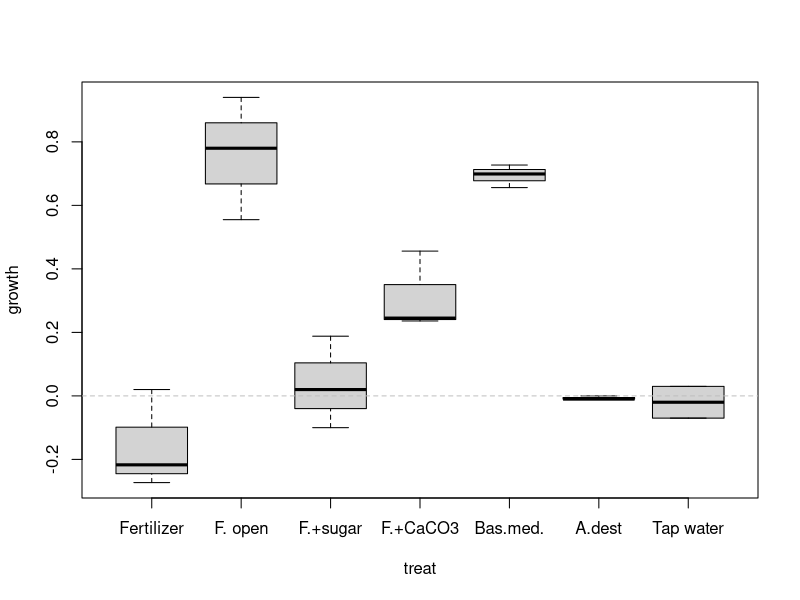
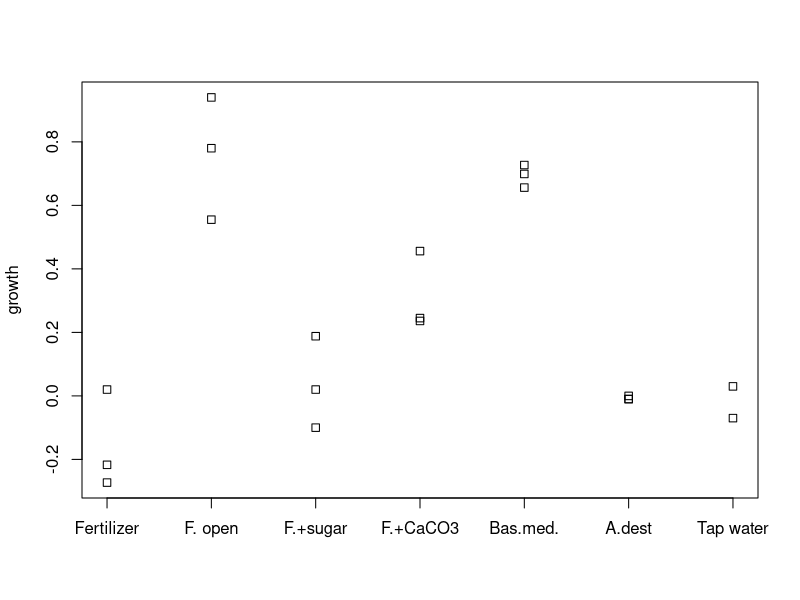
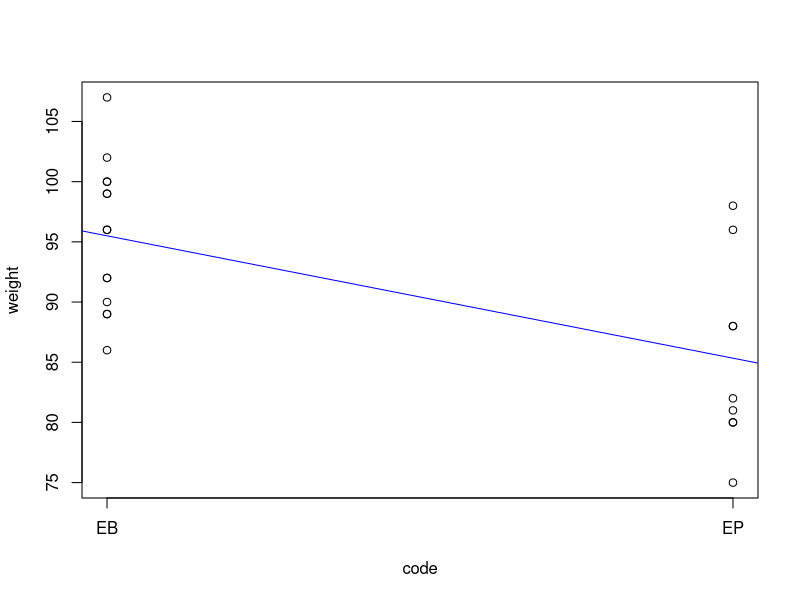
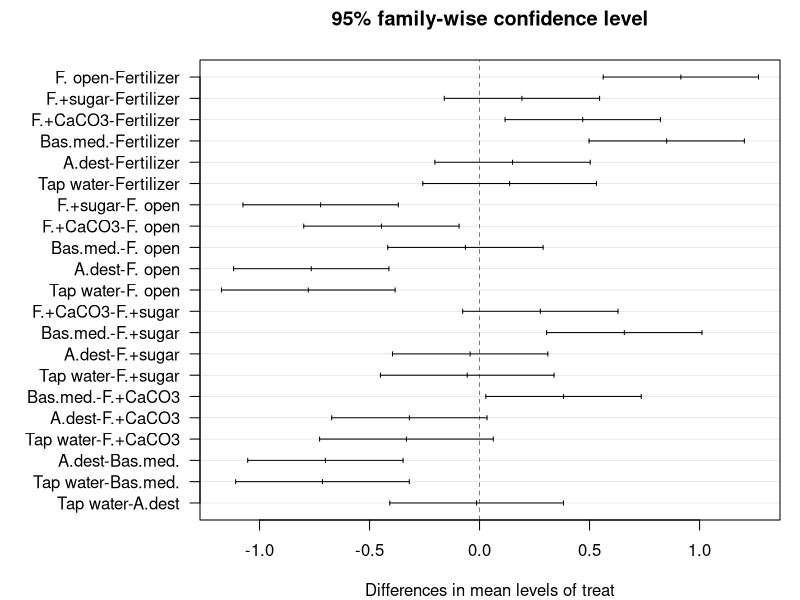
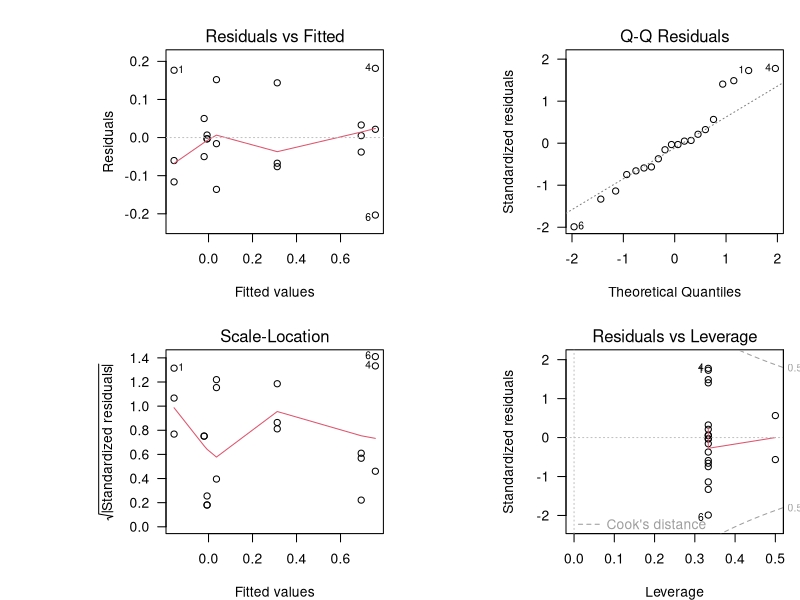
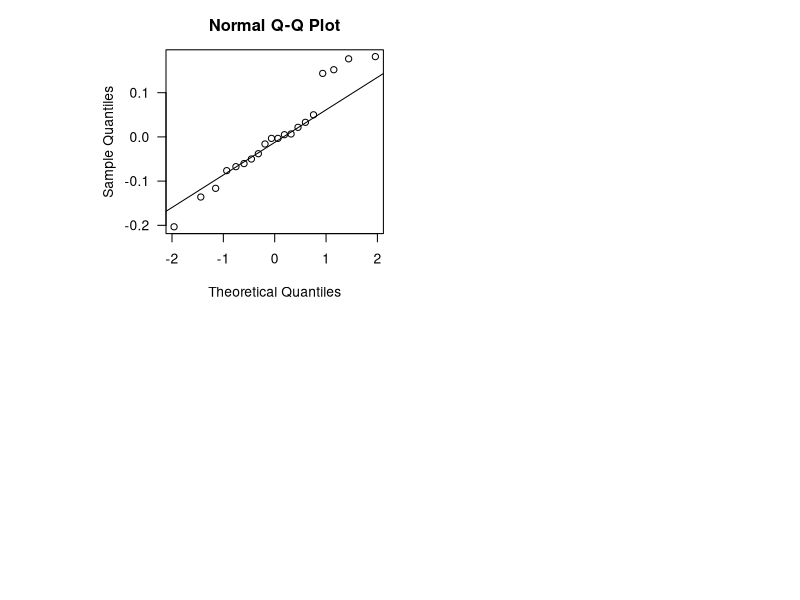
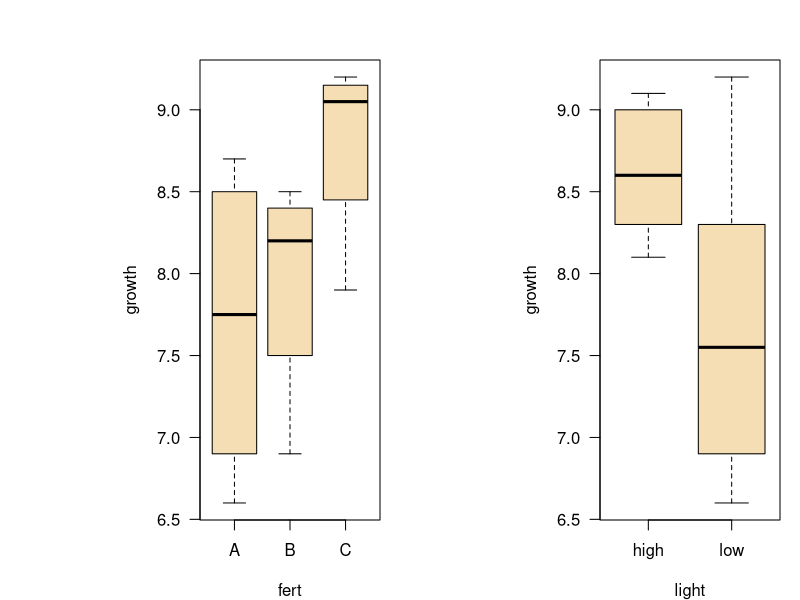
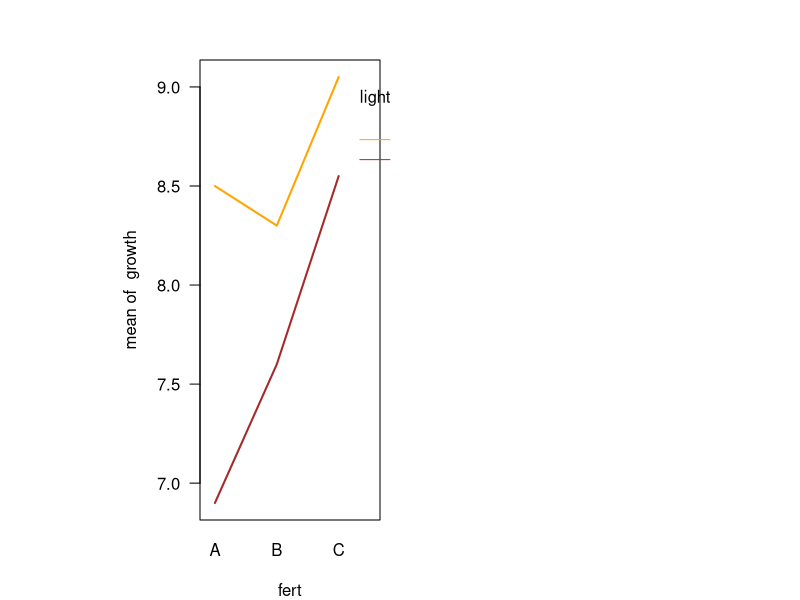

These charts were generated, in order, by the following R code:
## ---- chunk 1
knitr::opts_chunk$set(echo = FALSE)
library("dplyr")
library("tidyr")
library("kableExtra")
library("car")
mypar <- list(las=1, cex.lab=1.4, cex.axis=1.4, lwd=2)
## ---- chunk 2
algae <- data.frame(
  treat  = factor(c("Fertilizer", "Fertilizer", "Fertilizer", 
             "F. open", "F. open", "F. open", 
             "F.+sugar", "F.+sugar", "F.+sugar", 
             "F.+CaCO3", "F.+CaCO3", "F.+CaCO3", 
             "Bas.med.", "Bas.med.", "Bas.med.", 
             "A.dest", "A.dest", "A.dest", 
             "Tap water", "Tap water"),
             levels=c("Fertilizer", "F. open", "F.+sugar", 
                    "F.+CaCO3", "Bas.med.", "A.dest", "Tap water")),
  rep   = c(1, 2, 3, 1, 2, 3, 1, 2, 3, 1, 2, 3, 1, 2, 3, 1, 2, 3, 1, 2), 
  growth = c(0.02, -0.217, -0.273, 0.94, 0.78, 0.555, 0.188, -0.1, 0.02, 
             0.245, 0.236, 0.456, 0.699, 0.727, 0.656, -0.01, 0, -0.01, 0.03, -0.07)
)

xalgae <- 
  algae |> 
  pivot_wider(id_cols = treat, names_from = rep, values_from = growth, names_prefix = "replicate ")
## ---- chunk 3
#| label: tbl-algae-growth
#| tbl-cap: "Wachstum von Tag 2 bis Tag 6 (relative Einheiten)"

xalgae |>
  kable('html') |> 
  kable_styling(bootstrap_options = "striped", full_width = FALSE)
## ---- chunk 4
algae |> 
  head(12) |>
  kable('html') |>
  kable_styling(bootstrap_options = c("striped"), full_width = FALSE)
## ---- chunk 5
algae <- data.frame(
  treat  = factor(c("Fertilizer", "Fertilizer", "Fertilizer", 
             "F. open", "F. open", "F. open", 
             "F.+sugar", "F.+sugar", "F.+sugar", 
             "F.+CaCO3", "F.+CaCO3", "F.+CaCO3", 
             "Bas.med.", "Bas.med.", "Bas.med.", 
             "A.dest", "A.dest", "A.dest", 
             "Tap water", "Tap water"),
             levels=c("Fertilizer", "F. open", "F.+sugar", 
                    "F.+CaCO3", "Bas.med.", "A.dest", "Tap water")),
  rep   = c(1, 2, 3, 1, 2, 3, 1, 2, 3, 1, 2, 3, 1, 2, 3, 1, 2, 3, 1, 2), 
  growth = c(0.02, -0.217, -0.273, 0.94, 0.78, 0.555, 0.188, -0.1, 0.02, 
             0.245, 0.236, 0.456, 0.699, 0.727, 0.656, -0.01, 0, -0.01, 0.03, -0.07)
)
## ---- chunk 6
boxplot(growth ~ treat, data = algae)
abline(h = 0, lty = "dashed", col = "grey")
## ---- chunk 7
stripchart(growth ~ treat, data = algae, vertical = TRUE)
## ---- chunk 8
clem <- data.frame(
  brand = c("EP", "EB", "EB", "EB", "EB", "EB", "EB", "EB", "EB", "EB", "EB", 
            "EB", "EB", "EB", "EP", "EP", "EP", "EP", "EP", "EP", "EP", "EB", "EP"),
  weight = c(88, 96, 100, 96, 90, 100, 92, 92, 102, 99, 86, 89, 99, 89, 75, 80, 
             81, 96, 82, 98, 80, 107, 88))
## ---- chunk 9
clem$code <- as.numeric(factor(clem$brand))
clem$code
## ---- chunk 10
plot(weight ~ code, data = clem, axes = FALSE)
m <- lm(weight ~ code, data = clem)
axis(1, at = c(1,2), labels = c("EB", "EP")); axis(2); box()
abline(m, col = "blue")
## ---- chunk 11
(var_tot <- var(clem$weight))
## ---- chunk 12
(var_res <- var(residuals(m)))
## ---- chunk 13
var_tot - var_res
## ---- chunk 14
anova(m)
## ---- chunk 15
t.test(weight ~ code, data = clem, var.equal=TRUE)
## ---- chunk 16
m <- lm(growth ~ treat, data = algae)
## ---- chunk 17
anova(m)
## ---- chunk 18
tk <- TukeyHSD(aov(m))
tk
## ---- chunk 19
par(las = 1)             # las = 1 macht y-Anmerkung horizontal
par(mar = c(4, 10, 3, 1)) # mehr Platz auf der linken Seite für Achsenbeschriftungen
plot(tk)
## ---- chunk 20
par(mfrow=c(2, 2))
plot(m)
## ---- chunk 21
fligner.test(growth ~ treat, 
             data = algae)
## ---- chunk 22
qqnorm(residuals(m))
qqline(residuals(m))
## ---- chunk 23
oneway.test(growth ~ treat, data = algae)
## ---- chunk 24
plants <- data.frame(No=1:12,
  growth     =c(6.6, 7.2, 6.9, 8.3, 7.9, 9.2,
                8.3, 8.7, 8.1, 8.5, 9.1, 9.0),
  fertilizer = rep(c("A", "B", "C"), each=2),
  light      = rep(c("low", "high"), each=6)
)
## ---- chunk 25
plants <- data.frame(No = 1:12,
                    growth = c(6.6, 7.2, 6.9, 8.3, 7.9, 9.2,
                               8.3, 8.7, 8.1, 8.5, 9.1, 9.0),
                    fert   = rep(c("A", "B", "C"), each=2),
                    light   = rep(c("low", "high"), each=6)
          )
## ---- chunk 26
plants %>% 
  kable('html') %>% 
  kable_styling(bootstrap_options = c("striped"), full_width = FALSE)
## ---- chunk 27
par(mfrow=c(1, 2))
boxplot(growth ~ fert,  data = plants, col = "wheat")
boxplot(growth ~ light, data = plants, col = "wheat")
## ---- chunk 28
m <- lm(growth ~ light * fert, data = plants)
anova(m)
## ---- chunk 29
with(plants, interaction.plot(fert, light, growth, 
                            col = c("orange", "brown"), lty = 1, lwd = 2))
## ---- chunk 30
par(mfrow=c(1, 2))
par(cex=1.2, las=1)
qqnorm(residuals(m))
qqline(residuals(m))

plot(residuals(m)~fitted(m))
abline(h=0)
## ---- chunk 31
fligner.test(growth ~ interaction(light, fert), data=plants)
## ---- chunk 32
mcyst <-  data.frame(treat = factor(c(rep("Control", 5),
                                       rep("MCYST", 5),
                                       rep("Subst A", 5)),
                                levels=c("Control", "MCYST", "Subst A")),
                      mu   = c(0.086, 0.101, 0.086, 0.086, 0.099,
                               0.092, 0.088, 0.093, 0.088, 0.086,
                               0.095, 0.102, 0.106, 0.106, 0.106)
                     )
## ---- chunk 33
par(mar=c(4, 8, 2, 1), las=1)
m <- lm(mu ~ treat, data=mcyst)
anova(m)
plot(TukeyHSD(aov(m)))
## ---- chunk 34
Control <- mcyst$mu[mcyst$treat == "Control"]
MCYST   <- mcyst$mu[mcyst$treat == "MCYST"]
SubstA  <- mcyst$mu[mcyst$treat == "Subst A"]
## ---- chunk 35
p1 <- t.test(Control, MCYST)$p.value
p2 <- t.test(Control, SubstA)$p.value
p3 <- t.test(MCYST, SubstA)$p.value
## ---- chunk 36
c(p1, p2, p3)
## ---- chunk 37
p.adjust(c(p1, p2, p3))
## ---- chunk 38
## Daten zum Geburtsgewicht siehe stats/demo/lm.glm.R
dobson <- data.frame(
  week = c(40, 38, 40, 35, 36, 37, 41, 40, 37, 38, 40, 38,
	 40, 36, 40, 38, 42, 39, 40, 37, 36, 38, 39, 40),
  weight = c(2968, 2795, 3163, 2925, 2625, 2847, 3292, 3473, 2628, 3176,
	    3421, 2975, 3317, 2729, 2935, 2754, 3210, 2817, 3126, 2539,
	    2412, 2991, 2875, 3231),
  gender = gl(2, 12, labels=c("M","F"))
)
plot(weight ~ week, data = dobson, col=c("blue", "red")[as.numeric(gender)], pch=16)
fem <- lm(weight ~ week, data = dobson, subset = gender=="F")
mal <- lm(weight ~ week, data = dobson, subset = gender=="M")
abline(fem, col = "red")
abline(mal, col = "blue")
## ---- chunk 39
boxplot(weight ~ gender,data = dobson, ylab = "weight")
t.test(weight ~ gender, data = dobson, var.equal = TRUE)
## ---- chunk 40
m <- lm(weight ~ week * gender, data = dobson)
anova(m)
## ---- chunk 41
plot(weight ~ week, data=dobson, col=c("blue","red")[as.numeric(gender)], pch=16)
p <- coef(m)
abline(a=p[1], b=p[2], col="red")
abline(a=p[1]+p[3], b=p[2]+p[4], col="blue")

fem <- lm(weight ~ week, data=dobson, subset = gender=="F")
mal <- lm(weight ~ week, data=dobson, subset = gender=="M")
abline(fem, col="black", lty="dashed")
abline(mal, col="black", lty="dashed")
## ---- chunk 42
par(mar=c(4.1, 5.1, 1.1, 1.1))
par(cex=1.2, las=1)
par(mfrow=c(1,2))
boxplot(growth~fert, data=plants, col="wheat", xlab="fert", ylab="growth")
boxplot(growth~light, data=plants, col="wheat", xlab="light")
## ---- chunk 43
library("car")
m <- lm(growth ~ light * fert, data = plants)
Anova(m, type="II")
## ---- chunk 44
plants <- data.frame(No=1:12,
                   growth=c(6.6, 7.2, 6.9, 8.3, 7.9, 9.2,
                            8.3, 8.7, 8.1, 8.5, 9.1, 9.0),
                   fert= rep(c("A", "B", "C"), each=2),
                   light= rep(c("low", "high"), each=6)
                   )
## ---- chunk 45
m3 <- lm(growth ~ fert * light, data=plants)  # f1 + f2 + f1:f2
m2 <- lm(growth ~ fert + light, data=plants)  # f1 + f2
anova(m3, m2)
## ---- chunk 46
m3  <- lm(growth ~ light * fert, data = plants) # Gesamtmodell
m2  <- lm(growth ~ light + fert, data = plants)
m1a <- lm(growth ~ fert, data = plants)
m1b <- lm(growth ~ light, data = plants)
m0  <- lm(growth ~ 1, data = plants)            # Nullmodell

AIC(m0, m1a, m1b, m2, m3)
## ---- chunk 47
m1 <- lm(growth ~ fert * light, data=plants)
opt <- step(m1)
## ---- chunk 48
anova(opt)
